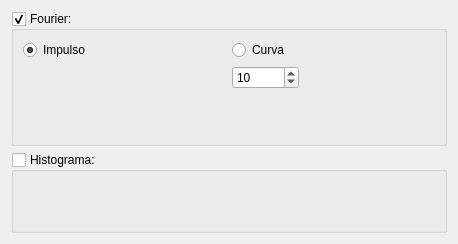
      <widget class="QWidget" name="tab_fourier">
       <attribute name="title">
        <string>Fourier / Histograma</string>
       </attribute>
       <layout class="QGridLayout" name="gridLayout_4">
        <item row="0" column="0">
         <widget class="QGroupBox" name="Fourier_gb_Type">
          <property name="maximumSize">
           <size>
            <width>16777215</width>
            <height>135</height>
           </size>
          </property>
          <property name="title">
           <string>Fourier:</string>
          </property>
          <property name="checkable">
           <bool>true</bool>
          </property>
          <layout class="QGridLayout" name="gridLayout_6">
           <item row="0" column="0">
            <layout class="QHBoxLayout" name="horizontalLayout_6">
             <item>
              <layout class="QVBoxLayout" name="verticalLayout_3">
               <item>
                <widget class="QRadioButton" name="Fourier_rb_Impulse">
                 <property name="text">
                  <string>Impulso</string>
                 </property>
                 <property name="checked">
                  <bool>true</bool>
                 </property>
                </widget>
               </item>
               <item>
                <spacer name="verticalSpacer">
                 <property name="orientation">
                  <enum>Qt::Vertical</enum>
                 </property>
                 <property name="sizeHint" stdset="0">
                  <size>
                   <width>20</width>
                   <height>40</height>
                  </size>
                 </property>
                </spacer>
               </item>
              </layout>
             </item>
             <item>
              <widget class="QLabel" name="logoImpluse">
               <property name="minimumSize">
                <size>
                 <width>130</width>
                 <height>100</height>
                </size>
               </property>
               <property name="maximumSize">
                <size>
                 <width>130</width>
                 <height>100</height>
                </size>
               </property>
               <property name="autoFillBackground">
                <bool>false</bool>
               </property>
               <property name="text">
                <string/>
               </property>
               <property name="pixmap">
                <pixmap>:/imagenes/iconoS_Pulso.png</pixmap>
               </property>
               <property name="scaledContents">
                <bool>true</bool>
               </property>
              </widget>
             </item>
            </layout>
           </item>
           <item row="0" column="1">
            <layout class="QHBoxLayout" name="horizontalLayout_7">
             <item>
              <layout class="QVBoxLayout" name="verticalLayout_2">
               <item>
                <widget class="QRadioButton" name="Fourier_rb_Curve">
                 <property name="text">
                  <string>Curva</string>
                 </property>
                </widget>
               </item>
               <item>
                <widget class="QSpinBox" name="Fourier_sp_Curvevalue">
                 <property name="maximumSize">
                  <size>
                   <width>100</width>
                   <height>16777215</height>
                  </size>
                 </property>
                 <property name="maximum">
                  <number>100000000</number>
                 </property>
                 <property name="singleStep">
                  <number>10</number>
                 </property>
                 <property name="value">
                  <number>10</number>
                 </property>
                </widget>
               </item>
               <item>
                <widget class="QLabel" name="Fourier_infoCurve">
                 <property name="maximumSize">
                  <size>
                   <width>16777215</width>
                   <height>16777215</height>
                  </size>
                 </property>
                 <property name="toolTip">
                  <string>&lt;html&gt;&lt;head/&gt;&lt;body&gt;&lt;p&gt;Éste valor indica cuantos puntos son considerados para el calculo de la curva promedio.&lt;/p&gt;&lt;p&gt;- No se puede sobrepasar el tamaño maximo de la señal.&lt;/p&gt;&lt;p&gt;- Si este valor es muy grande se tomará como referencia el valor &amp;quot;size(signal)&amp;quot; para todos los calculos necesarios.&lt;/p&gt;&lt;/body&gt;&lt;/html&gt;</string>
                 </property>
                 <property name="text">
                  <string/>
                 </property>
                 <property name="pixmap">
                  <pixmap>:/imagenes/info.png</pixmap>
                 </property>
                 <property name="alignment">
                  <set>Qt::AlignCenter</set>
                 </property>
                </widget>
               </item>
              </layout>
             </item>
             <item>
              <widget class="QLabel" name="logoCurve">
               <property name="minimumSize">
                <size>
                 <width>130</width>
                 <height>100</height>
                </size>
               </property>
               <property name="maximumSize">
                <size>
                 <width>130</width>
                 <height>100</height>
                </size>
               </property>
               <property name="autoFillBackground">
                <bool>false</bool>
               </property>
               <property name="text">
                <string/>
               </property>
               <property name="pixmap">
                <pixmap>:/imagenes/iconoS_Analoga.png</pixmap>
               </property>
               <property name="scaledContents">
                <bool>true</bool>
               </property>
              </widget>
             </item>
            </layout>
           </item>
          </layout>
         </widget>
        </item>
        <item row="1" column="0">
         <widget class="QGroupBox" name="Fourier_gb_Histogram">
          <property name="maximumSize">
           <size>
            <width>16777215</width>
            <height>135</height>
           </size>
          </property>
          <property name="title">
           <string>Histograma:</string>
          </property>
          <property name="checkable">
           <bool>true</bool>
          </property>
          <property name="checked">
           <bool>false</bool>
          </property>
          <layout class="QGridLayout" name="gridLayout_5">
           <item row="0" column="0">
            <spacer name="verticalSpacer_2">
             <property name="orientation">
              <enum>Qt::Vertical</enum>
             </property>
             <property name="sizeHint" stdset="0">
              <size>
               <width>20</width>
               <height>40</height>
              </size>
             </property>
            </spacer>
           </item>
           <item row="0" column="3">
            <spacer name="verticalSpacer_3">
             <property name="orientation">
              <enum>Qt::Vertical</enum>
             </property>
             <property name="sizeHint" stdset="0">
              <size>
               <width>20</width>
               <height>40</height>
              </size>
             </property>
            </spacer>
           </item>
          </layout>
         </widget>
        </item>
       </layout>
      </widget>
